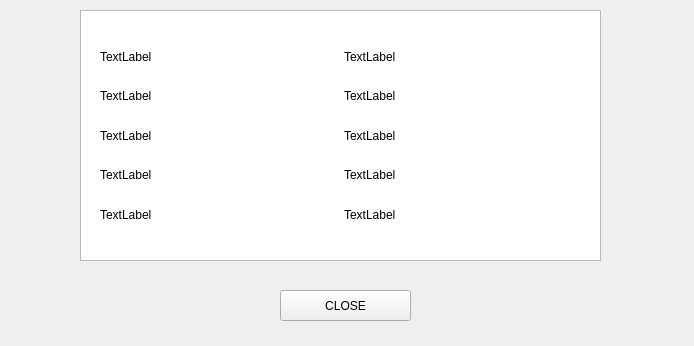
<?xml version="1.0" encoding="UTF-8"?>
<ui version="4.0">
 <class>Leaderboard</class>
 <widget class="QWidget" name="Leaderboard">
  <property name="geometry">
   <rect>
    <x>0</x>
    <y>0</y>
    <width>694</width>
    <height>346</height>
   </rect>
  </property>
  <property name="windowTitle">
   <string>Form</string>
  </property>
  <widget class="QTableView" name="tableView">
   <property name="geometry">
    <rect>
     <x>80</x>
     <y>10</y>
     <width>521</width>
     <height>251</height>
    </rect>
   </property>
   <property name="sortingEnabled">
    <bool>false</bool>
   </property>
  </widget>
  <widget class="QWidget" name="layoutWidget">
   <property name="geometry">
    <rect>
     <x>100</x>
     <y>40</y>
     <width>481</width>
     <height>191</height>
    </rect>
   </property>
   <layout class="QHBoxLayout" name="horizontalLayout">
    <item>
     <layout class="QVBoxLayout" name="verticalLayout_2">
      <item>
       <widget class="QLabel" name="label">
        <property name="text">
         <string>TextLabel</string>
        </property>
       </widget>
      </item>
      <item>
       <widget class="QLabel" name="label_2">
        <property name="text">
         <string>TextLabel</string>
        </property>
       </widget>
      </item>
      <item>
       <widget class="QLabel" name="label_3">
        <property name="text">
         <string>TextLabel</string>
        </property>
       </widget>
      </item>
      <item>
       <widget class="QLabel" name="label_4">
        <property name="text">
         <string>TextLabel</string>
        </property>
       </widget>
      </item>
      <item>
       <widget class="QLabel" name="label_5">
        <property name="text">
         <string>TextLabel</string>
        </property>
       </widget>
      </item>
     </layout>
    </item>
    <item>
     <layout class="QVBoxLayout" name="verticalLayout">
      <item>
       <widget class="QLabel" name="label_6">
        <property name="text">
         <string>TextLabel</string>
        </property>
       </widget>
      </item>
      <item>
       <widget class="QLabel" name="label_7">
        <property name="text">
         <string>TextLabel</string>
        </property>
       </widget>
      </item>
      <item>
       <widget class="QLabel" name="label_8">
        <property name="text">
         <string>TextLabel</string>
        </property>
       </widget>
      </item>
      <item>
       <widget class="QLabel" name="label_9">
        <property name="text">
         <string>TextLabel</string>
        </property>
       </widget>
      </item>
      <item>
       <widget class="QLabel" name="label_10">
        <property name="text">
         <string>TextLabel</string>
        </property>
       </widget>
      </item>
     </layout>
    </item>
   </layout>
  </widget>
  <widget class="QPushButton" name="pushButton">
   <property name="geometry">
    <rect>
     <x>280</x>
     <y>290</y>
     <width>131</width>
     <height>31</height>
    </rect>
   </property>
   <property name="text">
    <string>CLOSE</string>
   </property>
  </widget>
 </widget>
 <resources/>
 <connections/>
</ui>
